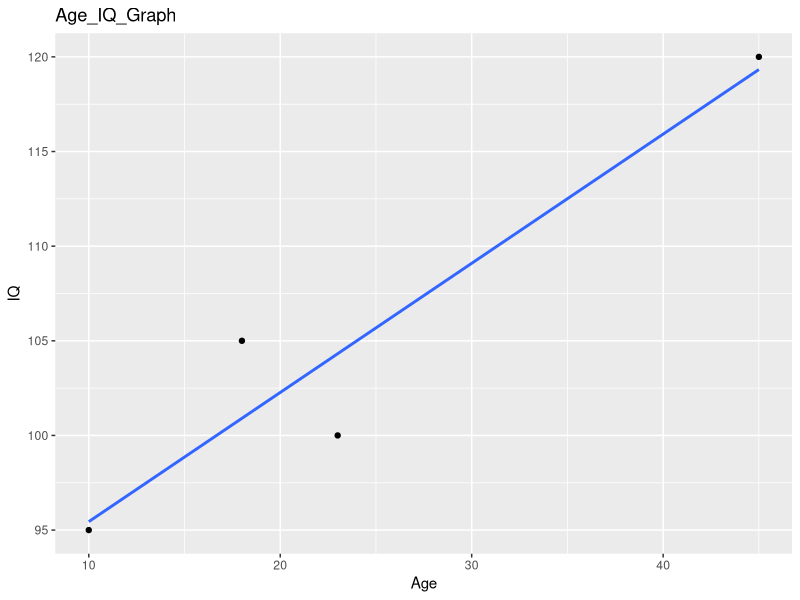
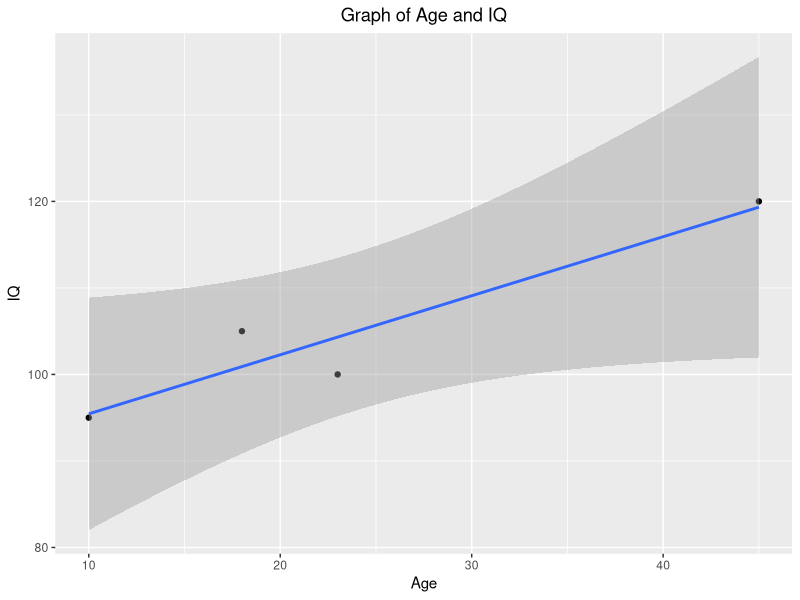

The R script that drew these images, in order:
## ---- chunk 1
options(tinytex.verbose = TRUE)
## ---- chunk 2
library(tidyverse)
Age<- c(23,18,10,45)
IQ<- c(100,105,95,120)
Table1 <- cbind(Age, IQ)
Table1<-as.data.frame(Table1)
view(Table1)
p <- ggplot(Table1, aes(x=Age, y=IQ)) + geom_point() +
  geom_smooth(method=lm, se=FALSE)+
  ggtitle("Age_IQ_Graph") +
  xlab("Age")+
  ylab("IQ")
p
## ---- chunk 3
qt(0.975,2)
## ---- chunk 4
p_value<- 2*pt(4.18,2, lower.tail=F)
p_value
## ---- chunk 5
summary(lm(IQ~Age,data=Table1))
## ---- chunk 6
ggplot(Table1, aes(x= Age, y= IQ))+ geom_point()+ geom_smooth(method=lm)+ggtitle("Graph of Age and IQ")+ theme(plot.title = element_text(hjust=0.5))
## ---- chunk 7
options(tinytex.verbose = TRUE)
